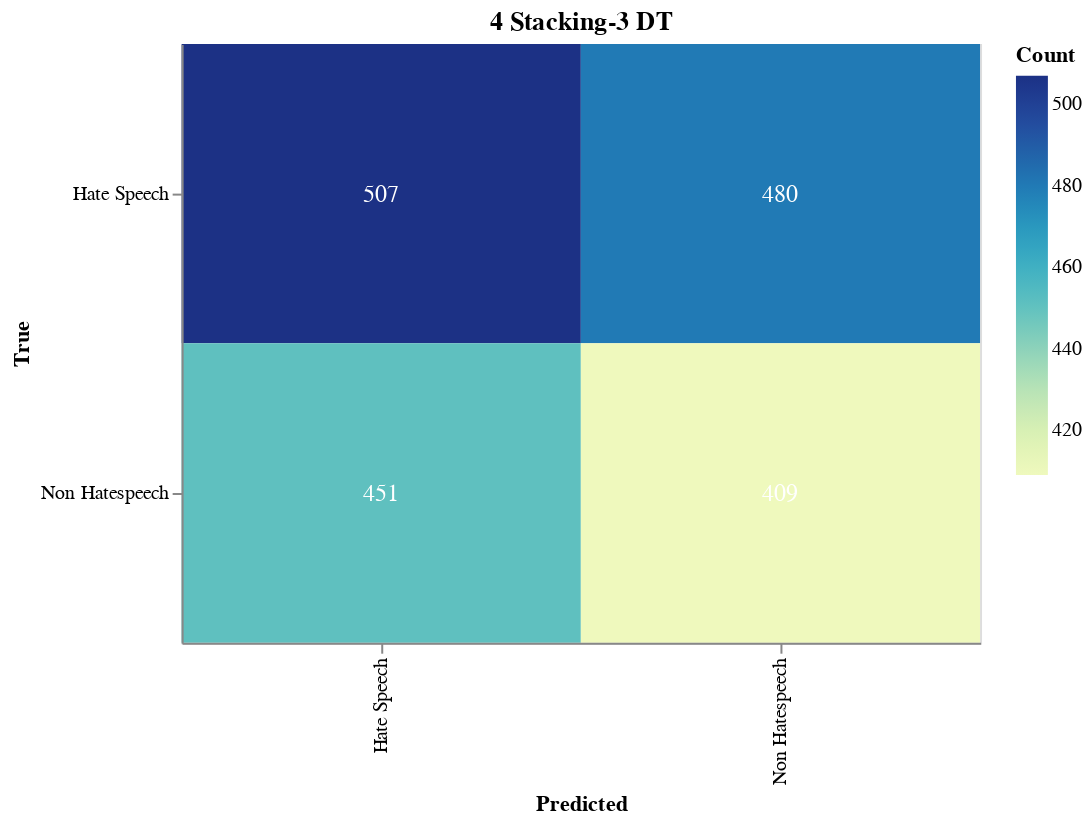

Source (notebook cell):
### Markdown cell above
#### Save Confusion Matrix

### Code cell
import altair as alt
import altair_saver
import pandas as pd
from sklearn.metrics import confusion_matrix

# Calculate the confusion matrix
cm = confusion_matrix(true_labels, adjusted_predictions)

# Define class names
class_names = ['Hate Speech', 'Non Hatespeech']

# Convert confusion matrix to DataFrame
cm_df = pd.DataFrame(cm, index=class_names, columns=class_names).reset_index().melt(id_vars='index')
cm_df.columns = ['True', 'Predicted', 'Count']

# Ensure the order of categories
cm_df['True'] = pd.Categorical(cm_df['True'], categories=class_names, ordered=True)
cm_df['Predicted'] = pd.Categorical(cm_df['Predicted'], categories=class_names, ordered=True)

# Create the Altair plot
heatmap = alt.Chart(cm_df).mark_rect().encode(
    x=alt.X('Predicted:O', sort=class_names),
    y=alt.Y('True:O', sort=class_names),
    color='Count:Q',
    tooltip=['True', 'Predicted', 'Count']
).properties(
    width=400,
    height=300,
    title='4 Stacking-3 DT'
)

# Add text labels
text = heatmap.mark_text(
    align='center',
    baseline='middle',
    fontSize=12
).encode(
    text='Count:Q',
    color=alt.condition(
        alt.datum.Count > cm.max() / 2,
        alt.value('white'),
        alt.value('black')
    )
)

# Combine heatmap and text
final_chart = heatmap + text

# Display the plot
final_chart.show()

### Figure 1 — Vega-Lite specification as saved in the notebook (floating-point values rounded to 4 significant figures)
{"config": {"view": {"continuousWidth": 300, "continuousHeight": 300}}, "layer": [{"mark": {"type": "rect"}, "encoding": {"color": {"field": "Count", "type": "quantitative"}, "tooltip": [{"field": "True", "type": "ordinal"}, {"field": "Predicted", "type": "ordinal"}, {"field": "Count", "type": "quantitative"}], "x": {"field": "Predicted", "sort": ["Hate Speech", "Non Hatespeech"], "type": "ordinal"}, "y": {"field": "True", "sort": ["Hate Speech", "Non Hatespeech"], "type": "ordinal"}}, "title": "4 Stacking-3 DT"}, {"mark": {"type": "text", "align": "center", "baseline": "middle", "fontSize": 12}, "encoding": {"color": {"condition": {"test": "(datum.Count > 253.5)", "value": "white"}, "value": "black"}, "text": {"field": "Count", "type": "quantitative"}, "tooltip": [{"field": "True", "type": "ordinal"}, {"field": "Predicted", "type": "ordinal"}, {"field": "Count", "type": "quantitative"}], "x": {"field": "Predicted", "sort": ["Hate Speech", "Non Hatespeech"], "type": "ordinal"}, "y": {"field": "True", "sort": ["Hate Speech", "Non Hatespeech"], "type": "ordinal"}}, "title": "4 Stacking-3 DT"}], "data": {"name": "data-3ab9442e0872b51da8e3938f64b06945"}, "height": 300, "width": 400, "$schema": "https://vega.github.io/schema/vega-lite/v5.17.0.json", "datasets": {"data-3ab9442e0872b51da8e3938f64b06945": [{"True": "Hate Speech", "Predicted": "Hate Speech", "Count": 507}, {"True": "Non Hatespeech", "Predicted": "Hate Speech", "Count": 451}, {"True": "Hate Speech", "Predicted": "Non Hatespeech", "Count": 480}, {"True": "Non Hatespeech", "Predicted": "Non Hatespeech", "Count": 409}]}}
